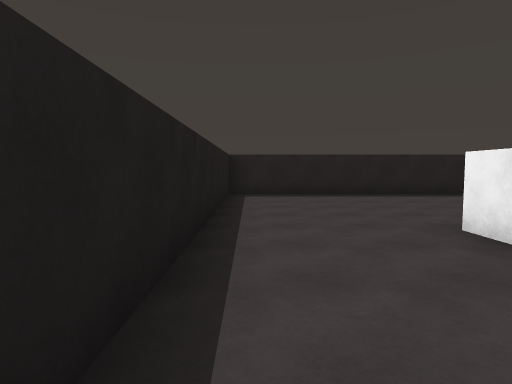
View 1 (above)

13 first-person views from a walk through a scene from a Unity 3-D project. The camera is 1.4 m above the floor, tilts 4° down and sees 75° across. The floor is counted in squares, 2 m on a side. Each view is taken from the middle of a square. On the plan, view 1 faces up. The plan holds only what a view shows up to about 10 squares ahead; the rest is blank.

View 2
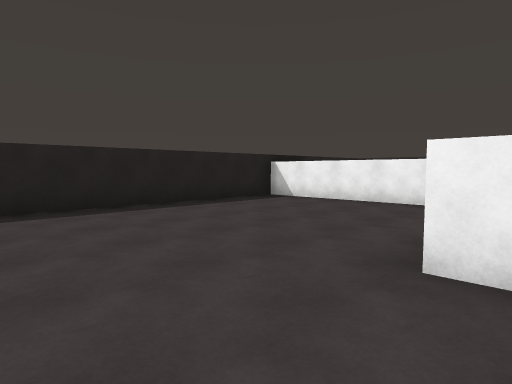

View 3
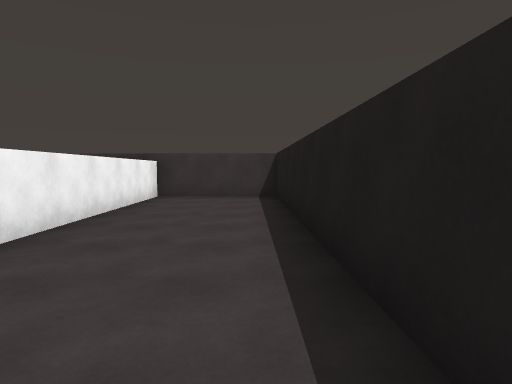

View 4
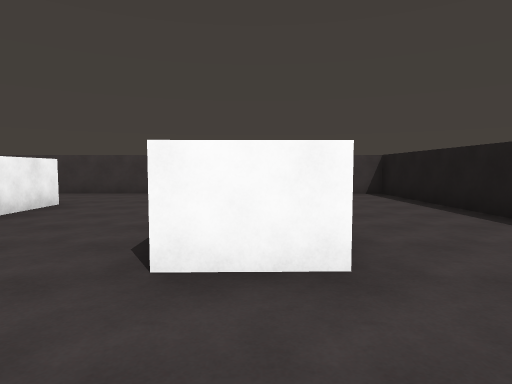

View 5
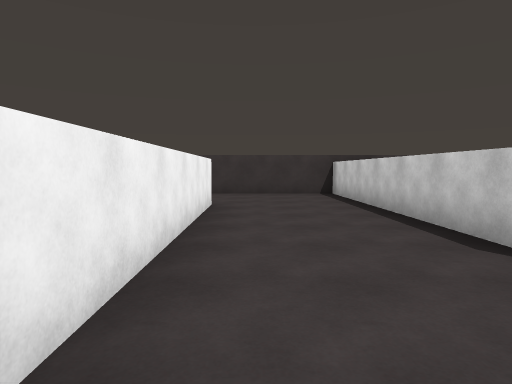

View 6
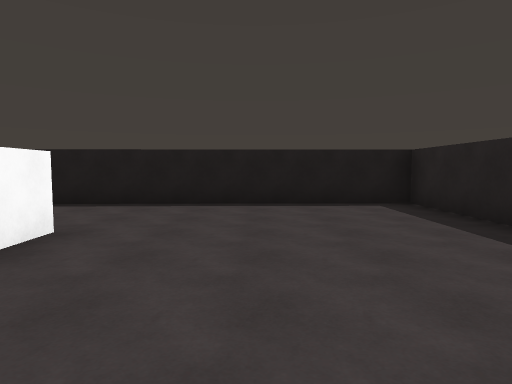

View 7
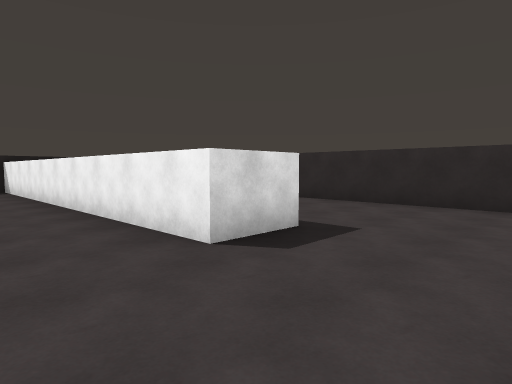

View 8
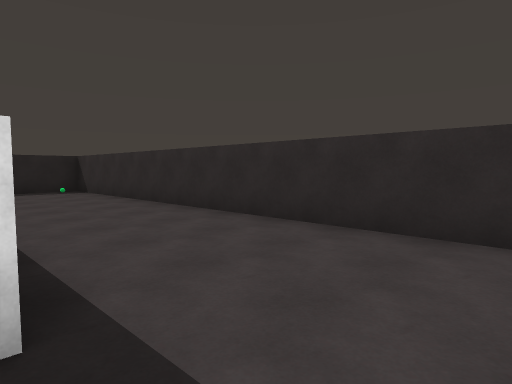

View 9
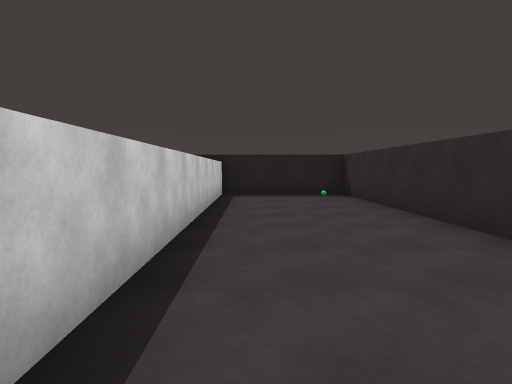

View 10
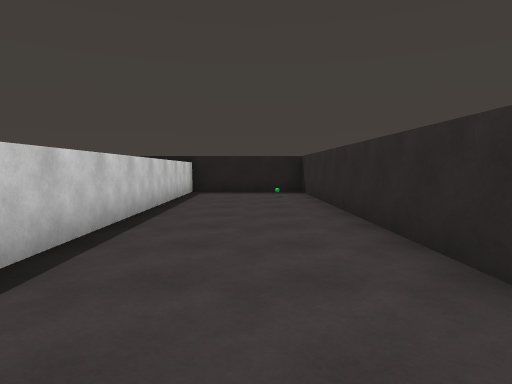

View 11
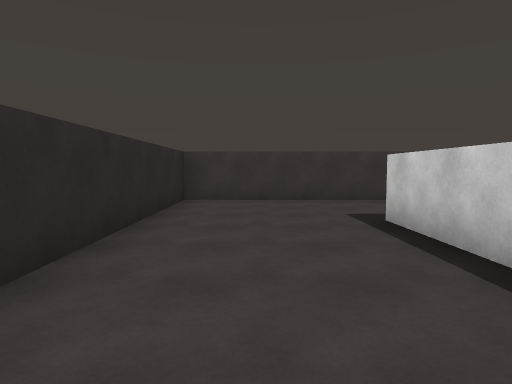

View 12
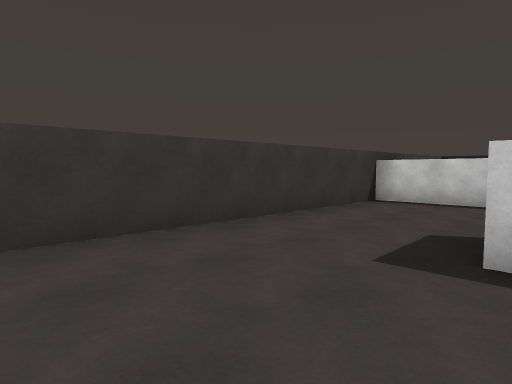

View 13
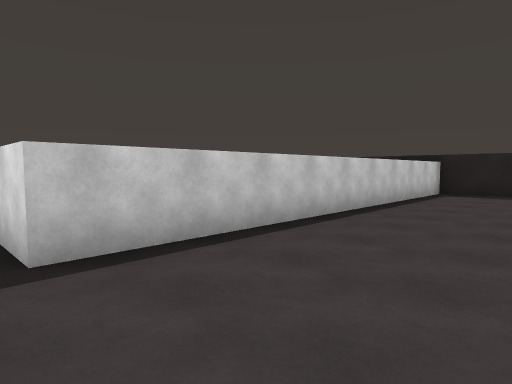

### Floor plan
Ten units are one square. View 1 is at (0, 0); x grows to the right and y downward. Boxes are objects, and circles mark ways between rooms. Rooms are numbered by the first view taken in them; rooms with no view inside come last. Other rooms are left out.
<svg viewBox="-12 -96 133 136">
<path fill="none" stroke="#000" d="M37 -31 38 15M69 -5 67 -91 -7 -91 -5 33 25 34 23 -38 37 -38M38 15 38 34 116 35 114 -91 81 -91 82 5 69 5 69 -5"/>
<circle cx="57" cy="10" r="3" fill="#2a7"/>
<text x="30" y="-40">1</text>
<text x="90" y="-10">2</text>
</svg>
Room 1 opens to room 2.

Where each view was taken, in squares from view 1:
view 1: 0 up, 0 right, facing up
view 2: 3 up, 0 right, facing up-right
view 3: 5 up, 0 right, facing down
view 4: 6 up, 3 right, facing down
view 5: 6 up, 6 right, facing down
view 6: 6 up, 6 right, facing left
view 7: 3 down, 5 right, facing up-right
view 8: 2 down, 8 right, facing up-right
view 9: 0 up, 9 right, facing up
view 10: 1 down, 10 right, facing up
view 11: 4 up, 10 right, facing down
view 12: 0 up, 11 right, facing down-left
view 13: 1 down, 11 right, facing up-left
